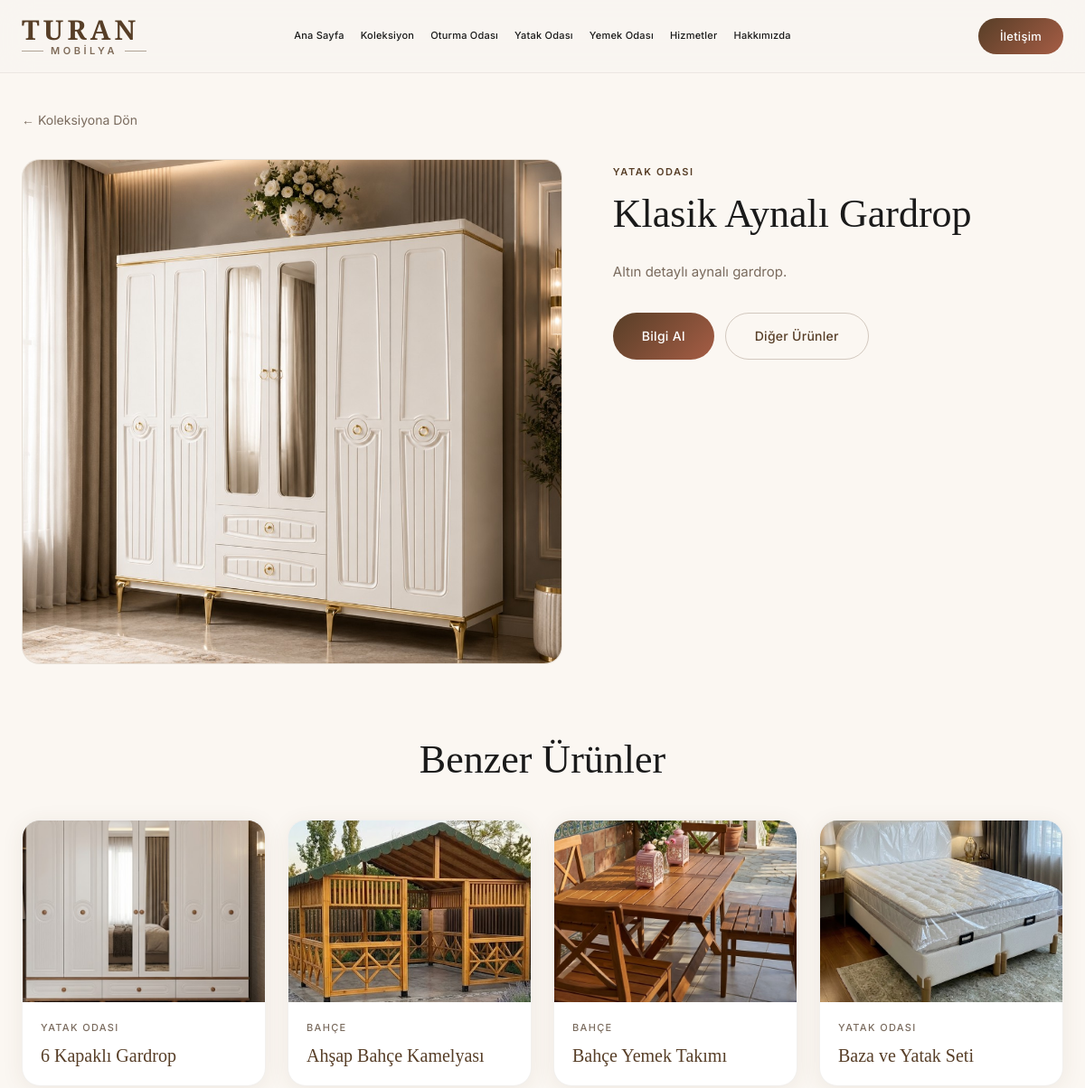
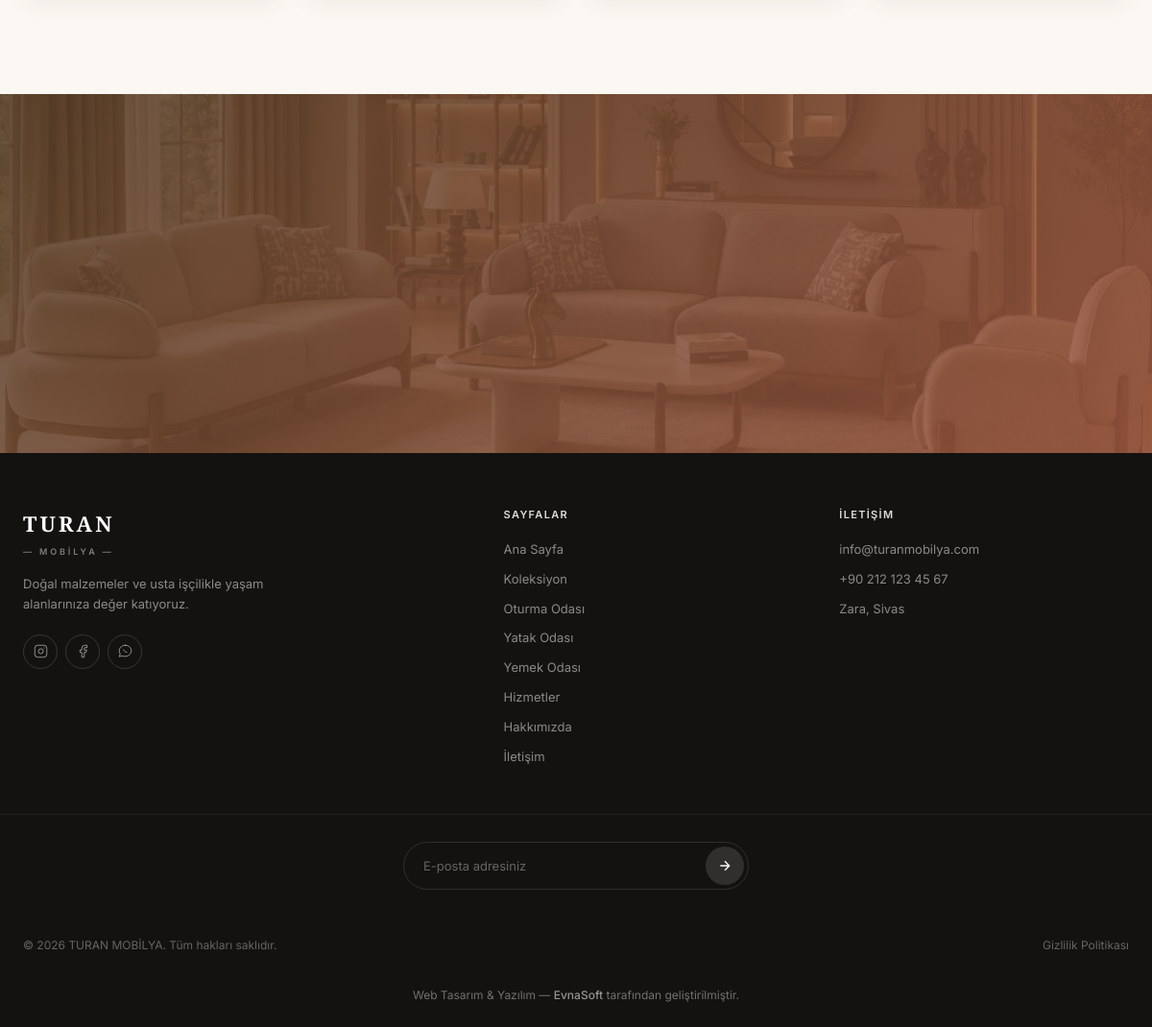
The page /product.php?id=9 on the database its author committed (2 pictures, top to bottom).
### tables this page shows
CREATE TABLE products (
            id INTEGER PRIMARY KEY AUTOINCREMENT,
            title TEXT NOT NULL,
            category TEXT NOT NULL,
            description TEXT DEFAULT '',
            created_at DATETIME DEFAULT CURRENT_TIMESTAMP
        , image TEXT DEFAULT '');

### includes/functions.php (called while the page is built, shortened)
<?php
function e(string $value): string
{
    return htmlspecialchars($value, ENT_QUOTES, 'UTF-8');
}
function getProducts(): array
{
    $db = getDB();
    return $db->query('SELECT * FROM products ORDER BY title ASC')->fetchAll();
}
function pageAnchor(string $id): string
{
    $id = ltrim($id, '#');
    $script = basename($_SERVER['SCRIPT_NAME'] ?? 'index.php');
    if ($id === 'contact' && in_array($script, ['index.php', 'product.php'], true)) {
        return '#contact';
    }
    return 'index.php#' . $id;
}
function getNavCategories(): array
{
    return [
        'Oturma Odası' => 'oturma-odasi',
        'Yatak Odası' => 'yatak-odasi',
        'Yemek Odası' => 'yemek-odasi',
    ];
}
function pageCategoryAnchor(string $category): string
{
    $categories = getNavCategories();
    $anchor = 'products/' . $categories[$category];
    $script = basename($_SERVER['SCRIPT_NAME'] ?? 'index.php');
    return 'index.php#' . $anchor;
}
function contactMailtoUrl(): string
{
    return 'mailto:' . CONTACT_EMAIL;
}
function contactTelUrl(): string
{
    return 'tel:' . CONTACT_PHONE;
}
function contactWhatsAppUrl(): string
{
    $phone = preg_replace('/\D/', '', CONTACT_PHONE);
    return 'https://wa.me/' . $phone;
}
function getProduct(int $id): ?array
{
    $db = getDB();
    $stmt = $db->prepare('SELECT * FROM products WHERE id = ?');
    $stmt->execute([$id]);
    $product = $stmt->fetch();
    return $product ?: null;
}

### includes/products.php (called while the page is built, shortened)
<?php
function productImageUrl(?string $filename): string
{
    $path = UPLOAD_DIR . $filename;
    $version = filemtime($path) ?: time();
    return UPLOAD_URL . rawurlencode($filename) . '?v=' . $version;
}

### product.php (the view, shortened to what this page needs)
<?php
require_once __DIR__ . '/includes/functions.php';
require_once __DIR__ . '/includes/products.php';
$id = (int) ($_GET['id'] ?? 0);
$product = getProduct($id);
$imageUrl = productImageUrl($product['image'] ?? '');
require __DIR__ . '/includes/header.php';
?>
  <section class="product-detail">
    <div class="container product-detail__inner">
      <a href="index.php#products" class="product-detail__back">← Koleksiyona Dön</a>
      <div class="product-detail__layout">
        <div class="product-detail__gallery">
          <?php if ($imageUrl): ?>
            <button
              type="button"
              class="product-detail__gallery-trigger"
              id="product-image-trigger"
              aria-label="<?= e($product['title']) ?> — görseli tam ekran aç"
            >
              <img
                src="<?= e($imageUrl) ?>"
                alt="<?= e($product['title']) ?>"
                class="product-detail__image"
              >
            </button>
          <?php else: ?>
            <div class="product-detail__placeholder"></div>
          <?php endif; ?>
        </div>
        <div class="product-detail__content">
          <span class="product-detail__category"><?= e($product['category']) ?></span>
          <h1 class="product-detail__title"><?= e($product['title']) ?></h1>
          <?php if (!empty($product['description'])): ?>
            <div class="product-detail__desc">
              <p><?= nl2br(e($product['description'])) ?></p>
            </div>
          <?php endif; ?>
          <div class="product-detail__actions">
            <a href="<?= pageAnchor('contact') ?>" class="btn btn--brand">Bilgi Al</a>
            <a href="index.php#products" class="btn btn--outline">Diğer Ürünler</a>
          </div>
        </div>
      </div>
    </div>
  </section>
  <?php
  $related = array_values(array_filter(getProducts(), static fn($item) => (int) $item['id'] !== $id));
  $related = array_slice($related, 0, 4);
  ?>
  <?php if ($related): ?>
    <section class="product-related">
      <div class="container">
        <h2 class="section-title">Benzer Ürünler</h2>
        <div class="products__grid">
          <?php foreach ($related as $item): ?>
            <a href="product.php?id=<?= (int) $item['id'] ?>" class="product-card">
              <div class="product-card__image">
                <?php if (!empty($item['image']) && productImageUrl($item['image'])): ?>
                  <img src="<?= e(productImageUrl($item['image'])) ?>" alt="<?= e($item['title']) ?>" loading="lazy">
                <?php else: ?>
                  <div class="product-card__placeholder"></div>
                <?php endif; ?>
              </div>
              <div class="product-card__body">
                <span class="product-card__category"><?= e($item['category']) ?></span>
                <h3 class="product-card__title"><?= e($item['title']) ?></h3>
              </div>
            </a>
          <?php endforeach; ?>
        </div>
      </div>
    </section>
  <?php endif; ?>
<?php require __DIR__ . '/includes/footer.php'; ?>

### includes/header.php (shortened to what this page needs)
<!DOCTYPE html>
<html lang="tr">
<head>
  <link rel="stylesheet" href="styles.css">
</head>
<body>
  <header class="header">
    <div class="container header__inner">
      <a href="index.php" class="logo">
        <span class="logo__text">
          <span class="logo__name">TURAN</span>
          <span class="logo__line">
            <span class="logo__line-bar" aria-hidden="true"></span>
            <span class="logo__sub">MOBİLYA</span>
            <span class="logo__line-bar" aria-hidden="true"></span>
          </span>
        </span>
      </a>
      <nav class="nav" id="site-nav">
        <div class="nav__inner">
          <a href="<?= pageAnchor('home') ?>">Ana Sayfa</a>
          <a href="<?= pageAnchor('products') ?>">Koleksiyon</a>
          <?php foreach (getNavCategories() as $label => $slug): ?>
            <a href="<?= pageCategoryAnchor($label) ?>"><?= e($label) ?></a>
          <?php endforeach; ?>
          <a href="<?= pageAnchor('services') ?>">Hizmetler</a>
          <a href="<?= pageAnchor('about') ?>">Hakkımızda</a>
        </div>
      </nav>
      <div class="header__actions">
        <a href="<?= pageAnchor('contact') ?>" class="btn btn--brand btn--sm">İletişim</a>
      </div>
    </div>
  </header>

### includes/footer.php (shortened to what this page needs)
  <footer class="footer">
    <div id="contact" class="footer__cta">
      <img
        src="assets/products/product-05.jpg"
        alt=""
        class="footer__cta-bg"
        aria-hidden="true"
      >
      <div class="footer__cta-overlay"></div>
    </div>
    <div class="footer__body">
      <div class="container footer__grid">
        <div class="footer__brand">
          <a href="index.php" class="footer__logo">
            <span class="footer__logo-name">TURAN</span>
            <span class="footer__logo-sub">— MOBİLYA —</span>
          </a>
          <p class="footer__brand-desc">Doğal malzemeler ve usta işçilikle yaşam alanlarınıza değer katıyoruz.</p>
          <div class="footer__social">
            <a href="<?= e(SOCIAL_INSTAGRAM) ?>" target="_blank" rel="noopener noreferrer" aria-label="Instagram">
              <svg viewBox="0 0 24 24" fill="none" stroke="currentColor" stroke-width="1.5"><rect x="2" y="2" width="20" height="20" rx="5"/><circle cx="12" cy="12" r="4"/><circle cx="17.5" cy="6.5" r="1" fill="currentColor" stroke="none"/></svg>
            </a>
            <a href="<?= e(SOCIAL_FACEBOOK) ?>" target="_blank" rel="noopener noreferrer" aria-label="Facebook">
              <svg viewBox="0 0 24 24" fill="none" stroke="currentColor" stroke-width="1.5" stroke-linecap="round" stroke-linejoin="round" aria-hidden="true">
                <path d="M18 2h-3a5 5 0 00-5 5v3H7v4h3v8h4v-8h3l1-4h-4V7a1 1 0 011-1h3z"/>
              </svg>
            </a>
            <a href="<?= e(contactWhatsAppUrl()) ?>" target="_blank" rel="noopener noreferrer" class="footer__social-wp" aria-label="WhatsApp">
            </a>
          </div>
        </div>
        <div class="footer__col">
          <h4>Sayfalar</h4>
          <a href="<?= pageAnchor('home') ?>">Ana Sayfa</a>
          <a href="<?= pageAnchor('products') ?>">Koleksiyon</a>
          <?php foreach (getNavCategories() as $label => $slug): ?>
            <a href="<?= pageCategoryAnchor($label) ?>"><?= e($label) ?></a>
          <?php endforeach; ?>
          <a href="<?= pageAnchor('services') ?>">Hizmetler</a>
          <a href="<?= pageAnchor('about') ?>">Hakkımızda</a>
          <a href="<?= pageAnchor('contact') ?>">İletişim</a>
        </div>
        <div class="footer__col footer__col--contact">
          <h4>İletişim</h4>
          <a href="<?= contactMailtoUrl() ?>"><?= e(CONTACT_EMAIL) ?></a>
          <a href="<?= contactTelUrl() ?>"><?= e(CONTACT_PHONE_DISPLAY) ?></a>
          <span><?= e(CONTACT_ADDRESS) ?></span>
        </div>
      </div>
      <div class="container footer__newsletter">
        <form class="newsletter-form" onsubmit="return false;">
          <input type="email" placeholder="E-posta adresiniz" aria-label="E-posta">
          <button type="submit" class="newsletter-form__btn" aria-label="Abone ol">
            <svg viewBox="0 0 24 24" fill="none" stroke="currentColor" stroke-width="2"><path d="M5 12h14M12 5l7 7-7 7"/></svg>
          </button>
        </form>
      </div>
    </div>
    <div class="container footer__bottom">
      <span>© <?= date('Y') ?> TURAN MOBİLYA. Tüm hakları saklıdır.</span>
      <a href="#">Gizlilik Politikası</a>
    </div>
    <div class="container footer__credit">
      <p class="footer__credit-inner">
        Web Tasarım &amp; Yazılım —
        <a href="https://evnasoft.com/" target="_blank" rel="noopener noreferrer" class="footer__credit-brand">EvnaSoft</a>
        <span class="footer__credit-text">tarafından geliştirilmiştir.</span>
      </p>
    </div>
  </footer>
</body>
</html>

### rows shown on the page
products: image (picture), category "YATAK ODASI", title "Klasik Aynalı Gardrop", description "Altın detaylı aynalı gardrop."
products: image (picture), category "YATAK ODASI", title "6 Kapaklı Gardrop"
products: image (picture), category "BAHÇE", title "Ahşap Bahçe Kamelyası"
products: image (picture), category "BAHÇE", title "Bahçe Yemek Takımı"
products: image (picture), category "YATAK ODASI", title "Baza ve Yatak Seti"

### other values the page prints
$label "Oturma Odası"
$label "Yatak Odası"
$label "Yemek Odası"
CONTACT_EMAIL "info@turanmobilya.com"
CONTACT_PHONE_DISPLAY "+90 212 123 45 67"
CONTACT_ADDRESS "Zara, Sivas"
